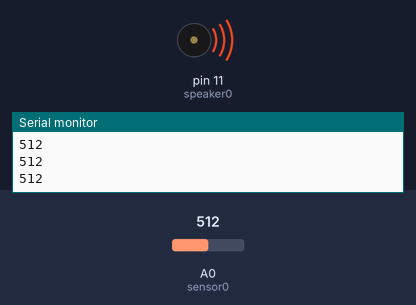
Simulated run of this sketch. Board: Arduino Uno, built with avr-gcc and run on an emulated ATmega328P. Shown: buzzer (waves = sounding), the last lines printed to the serial monitor. The inputs (shaded band) are chosen by the test bench; at power-on: A0 (sensor0) = 512.

Above: at 1.2 s.
1.3 s: A0 (sensor0) set to 55
2.8 s: A0 (sensor0) set to 48
At 4.0 s:
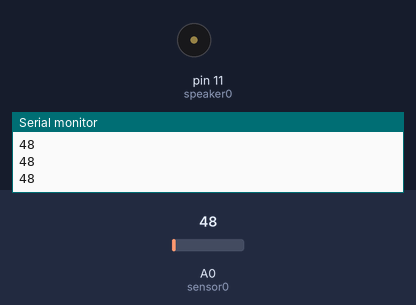
4.3 s: A0 (sensor0) set to 122
At 5.2 s:
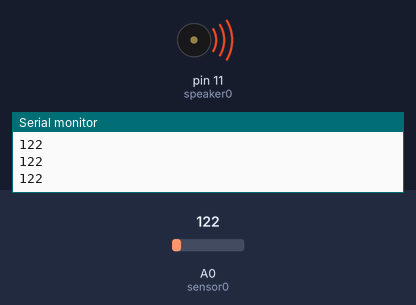
5.8 s: A0 (sensor0) set to 0
At 6.3 s:
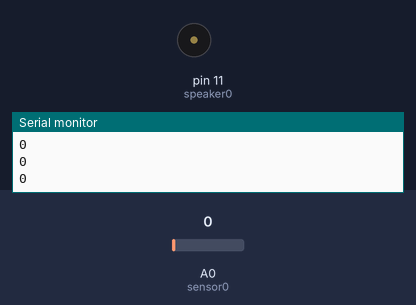
Timing chart, 0 to 8.3 s (numbered marks = the images above; inputs shaded):
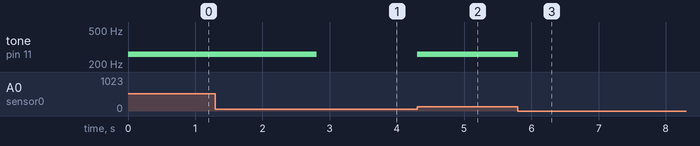

The sketch:

James_Sketch___Nov_15.ino
```cpp
/*
  Program Name: LaserHarp One Note
  Purpose:
    - Detect Light and play a tone under
      the condition that not enough
      light is present
  Circuit:
    - A0 is hooked up to a voltage devider with a photoresistor
      and a 100k resistor
    - A piezo is hooked up to pin 11 (PWM~)
  Written By: James Spaleta on 15/11/2014 (DD/MM/YYYY)
*/

//Sensor Pin
int sensor0 = A0; //The sensor pin A0
                  //Will be used to
                  //Dectect light
//Speaker Pin
int speaker0 = 11;//Speaker is on pin
                  //11 as it must be
                  //On a PWM~ pin to use
                  //The tone function
//Light Threashold
const int lightThreashold = 50;  //Will play audio when there
                                  //Is a lower reading than
                                  //This from the light sensor
void setup()
{
  pinMode(sensor0, INPUT);
  pinMode(speaker0, OUTPUT);
  Serial.begin(9600); //Begin serial communication
                      //At 9600 baud for use in
                      //Calibration of the sensor
}

void loop()
{
  int lightLevel = analogRead(sensor0); //low number means more light
  Serial.println(lightLevel);
  if(lightLevel > lightThreashold)
  {
    tone(speaker0, 261);
  }
  else
  noTone(speaker0);
}
```

Measured:
- the behaviour switches between 51 and 50 on A0 (sensor0) (found by bisection; images 0 and 1)
- after the input at 2.8 s, tone on pin 11 (speaker0): 261 Hz → silent at once
- after the input at 4.3 s, tone on pin 11 (speaker0): silent → 261 Hz at once
- after the input at 5.8 s, tone on pin 11 (speaker0): 261 Hz → silent at once
